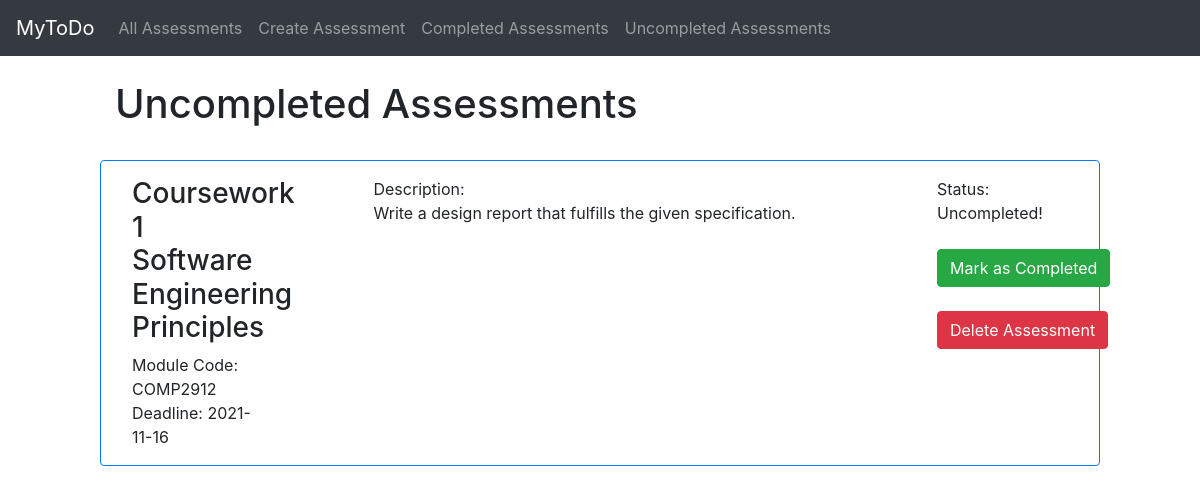
Screenshot of /uncompleted_assessments with the database file from the repository.
### app/models.py (models this page shows)
class Assessment(db.Model):
    id = db.Column(db.Integer, primary_key=True)
    title = db.Column(db.String(300), index=True, nullable=False)
    module_code = db.Column(db.String(10), index=True, nullable=False)
    deadline = db.Column(db.Date, nullable=False)
    description = db.Column(db.String(1000), index=True)
    status = db.Column(db.Boolean, default=False)

### app/views.py (the view)
@app.route('/uncompleted_assessments', methods=['GET', 'POST'])
def uncompleted_assessments():
    form1 = IdTypeForm()
    form2 = IdTypeForm()
    assessments = Assessment.query.filter_by(status=0)
    rows = assessments.count()
    if request.method == "POST":
        assessment_to_update = Assessment.query.get(form1.id.data)
        if form2.type.data == "uncompleted":
            assessment_to_update.status = 1
        elif form2.type.data == "completed":
            assessment_to_update.status = 0
        elif form2.type.data == "delete":
            db.session.delete(assessment_to_update)
        try:
            db.session.commit()
            return redirect('/uncompleted_assessments')
        except:
            return redirect('/uncompleted_assessments')
    else:
        return render_template('uncompleted_assessments.html',
                                title='Uncompleted Assessments',
                                assessments=assessments,
                                form1=form1,
                                form2=form2,
                                rows=rows)

### app/forms.py
class IdTypeForm(Form):
    id = IntegerField('id')
    type = StringField('type')

### app/templates/uncompleted_assessments.html (shortened to what this page needs)
{% extends "base.html" %}
{% block content %}
<br/>
<h1>Uncompleted Assessments</h1>
<br/>
{% if rows > 0 %}
{% for assessment in assessments %}
    <div class="row border border-primary rounded p-3">
        <div class="col-2">
            <h3>{{ assessment.title }}</h3>
            <a>Module Code: {{ assessment.module_code }}</a><br/>
            <a>Deadline: {{ assessment.deadline }}</a>
        </div>
        <div class="col-1"></div>
        <div class="col-6">
            <a>Description:<br/> {{ assessment.description }}</a>
        </div>
        <div class="col-1"></div>
        <div class="col-2">
            <a>Status: Uncompleted!</a>
            <br/><br/>
            <form action="" method="post" name="completed_btn">
                <input type="submit" class="btn btn-success" value="Mark as Completed">
            </form>
            <br/>
            <form action="" method="post" name="delete_btn">
                <input type="submit" class="btn btn-danger" value="Delete Assessment">
            </form>
        </div>
    </div>
    <br/>
{% endfor %}
{% else %}
    <h4>There are no uncompleted assessments</h4>
{% endif %}
{% endblock %}

### rows the page displays
Assessment: title "Coursework 1 Software Engineering Principles", module_code "COMP2912", deadline "2021-11-16", description "Write a design report that fulfills the given specification."
